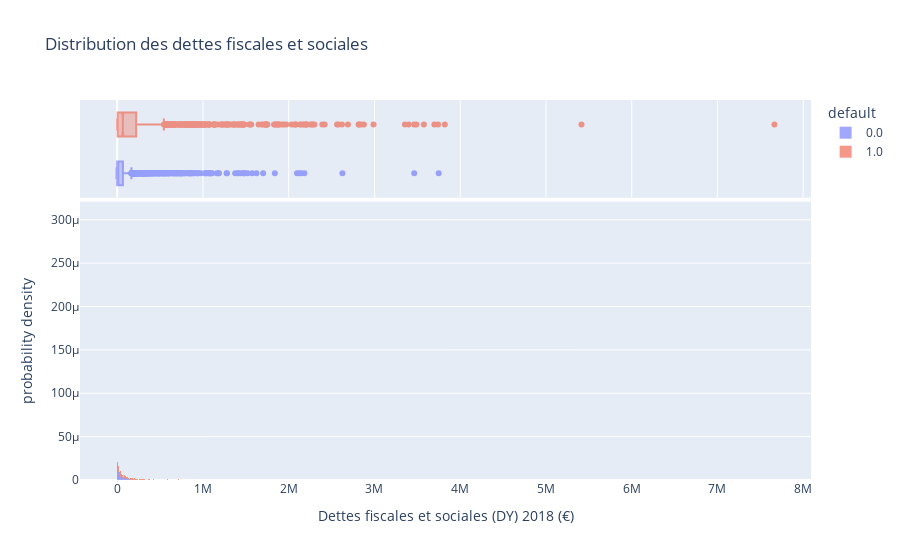

Notebook code cell kept with this figure:
### Markdown cell above
# Distribution des features

### Code cell
fig = px.histogram(df, x=df['Dettes fiscales et sociales (DY) 2018 (€)'], color="default", nbins=6000, histnorm='probability density', marginal="box", title="Distribution des dettes fiscales et sociales")
fig.update_traces(opacity=0.6)
fig.show()

### Figure 1 — Plotly figure (JSON) as saved in the notebook; plotly's stock layout.template omitted (floating-point values rounded to 4 significant figures; data arrays with more than 128 entries replaced by an {"elided": "..."} marker saying what was removed)
{"data": [{"alignmentgroup": "True", "bingroup": "x", "histnorm": "probability density", "hovertemplate": "default=0.0<br>Dettes fiscales et sociales (DY) 2018 (€)=%{x}<br>probability density=%{y}<extra></extra>", "legendgroup": "0.0", "marker": {"color": "#636efa", "pattern": {"shape": ""}}, "name": "0.0", "nbinsx": 6000, "offsetgroup": "0.0", "opacity": 0.6, "orientation": "v", "showlegend": true, "type": "histogram", "x": {"elided": "3540 int values"}, "xaxis": "x", "yaxis": "y"}, {"alignmentgroup": "True", "hovertemplate": "default=0.0<br>Dettes fiscales et sociales (DY) 2018 (€)=%{x}<extra></extra>", "legendgroup": "0.0", "marker": {"color": "#636efa"}, "name": "0.0", "notched": true, "offsetgroup": "0.0", "opacity": 0.6, "showlegend": false, "type": "box", "x": {"elided": "3540 int values"}, "xaxis": "x2", "yaxis": "y2"}, {"alignmentgroup": "True", "bingroup": "x", "histnorm": "probability density", "hovertemplate": "default=1.0<br>Dettes fiscales et sociales (DY) 2018 (€)=%{x}<br>probability density=%{y}<extra></extra>", "legendgroup": "1.0", "marker": {"color": "#EF553B", "pattern": {"shape": ""}}, "name": "1.0", "nbinsx": 6000, "offsetgroup": "1.0", "opacity": 0.6, "orientation": "v", "showlegend": true, "type": "histogram", "x": {"elided": "2200 int values"}, "xaxis": "x", "yaxis": "y"}, {"alignmentgroup": "True", "hovertemplate": "default=1.0<br>Dettes fiscales et sociales (DY) 2018 (€)=%{x}<extra></extra>", "legendgroup": "1.0", "marker": {"color": "#EF553B"}, "name": "1.0", "notched": true, "offsetgroup": "1.0", "opacity": 0.6, "showlegend": false, "type": "box", "x": {"elided": "2200 int values"}, "xaxis": "x2", "yaxis": "y2"}], "layout": {"barmode": "relative", "legend": {"title": {"text": "default"}, "tracegroupgap": 0}, "title": {"text": "Distribution des dettes fiscales et sociales"}, "xaxis": {"anchor": "y", "domain": [0, 1], "title": {"text": "Dettes fiscales et sociales (DY) 2018 (€)"}}, "xaxis2": {"anchor": "y2", "domain": [0, 1], "matches": "x", "showgrid": true, "showticklabels": false}, "yaxis": {"anchor": "x", "domain": [0, 0.7326], "title": {"text": "probability density"}}, "yaxis2": {"anchor": "x2", "domain": [0.7426, 1], "matches": "y2", "showgrid": false, "showline": false, "showticklabels": false, "ticks": ""}}}
